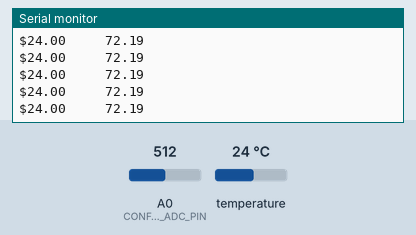
This sketch was run on a simulated Arduino Uno, built with avr-gcc and run on an emulated ATmega328P. On the bench: the last lines printed to the serial monitor. The inputs (shaded band) are chosen by the test bench; at power-on: A0 (CONFIG_THERMISTOR_ADC_PIN) = 512, temperature 24 °C.

Above: at 1.2 s.
1.3 s: A0 (CONFIG_THERMISTOR_ADC_PIN) set to 759
At 2.1 s:
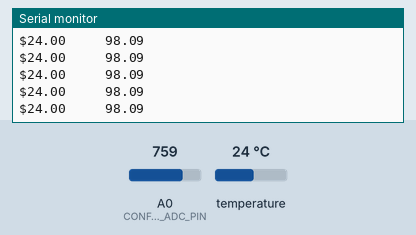
2.8 s: A0 (CONFIG_THERMISTOR_ADC_PIN) set to 785
At 3.5 s:
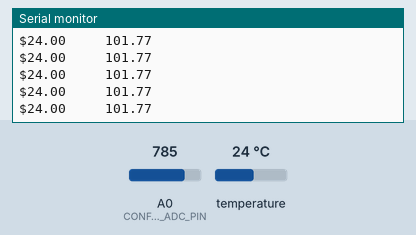
Timing chart, 0 to 5.8 s (numbered marks = the images above; inputs shaded):
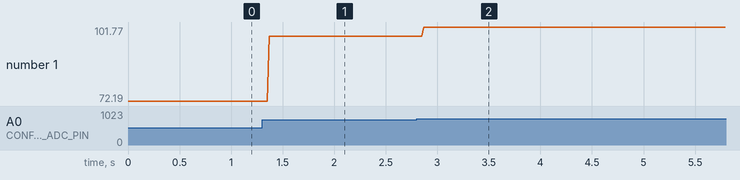

Measured:
- after the input at 1.3 s, the serial monitor: prints a new line after 0.07 s (image 1)
- after the input at 2.8 s, the serial monitor: prints a new line after 0.07 s (image 2)
- plotted number 1: 72.19 → 98.09 after the input at 1.3 s, 98.09 → 101.7 after the input at 2.8 s

The sketch:

FT.ino
```cpp
#include <Adafruit_MPL3115A2.h>
#include <Arduino.h>
#include <math.h>

Adafruit_MPL3115A2 baro;

// configurar el pin utilizado para la medicion de voltaje del divisor resistivo del NTC
#define CONFIG_THERMISTOR_ADC_PIN A0

// configurar el valor de la resistencia que va en serie con el termistor NTC en ohms
#define CONFIG_THERMISTOR_RESISTOR 9900l

/**
 * @brief Obtiene la resistencia del termistor resolviendo el divisor resistivo.
 *
 * @param adcval Valor medido por el convertidor analógico a digital.
 * @return int32_t Resistencia electrica del termistor.
 */
int32_t thermistor_get_resistance(uint16_t adcval)
{
  // calculamos la resistencia del NTC a partir del valor del ADC
  return (CONFIG_THERMISTOR_RESISTOR * ((1023.0 / adcval) - 1));
}

/**
 * @brief Obtiene la temperatura en grados centigrados a partir de la resistencia
 * actual del componente.
 *
 * @param resistance Resistencia actual del termistor.
 * @return float Temperatura en grados centigrados.
 */
float thermistor_get_temperature(int32_t resistance)
{
  // variable de almacenamiento temporal, evita realizar varias veces el calculo de log
  float temp;
  // calculamos logaritmo natural, se almacena en variable para varios calculos
  temp = log(resistance);
  // resolvemos la ecuacion de STEINHART-HART
  // http://en.wikipedia.org/wiki/Steinhart–Hart_equation
  temp = 1 / (0.001129148 + (0.000234125 * temp) + (0.0000000876741 * temp * temp * temp));
  // convertir el resultado de kelvin a centigrados y retornar
  return temp - 273.15;
}

void setup() {
  // preparar serial
  Serial.begin(9600);
  while(!Serial);
  //erial.println("Adafruit_MPL3115A2 and NTC thermistor test!");

  if (!baro.begin()) {
    //Serial.println("Could not find MPL3115A2 sensor. Check wiring.");
    while(1);
  }

  // use to set sea level pressure for current location
  // this is needed for accurate altitude measurement
  // STD SLP = 1013.26 hPa
  baro.setSeaPressure(1013.26);
}

void loop() {
  float temperature_mpl = baro.getTemperature();

  // variable para almacenar la temperatura y resistencia
  float temperatura_ntc;
  uint32_t resistencia_ntc;
  // calcular la resistencia electrica del termistor usando la lectura del ADC
  resistencia_ntc = thermistor_get_resistance(analogRead(CONFIG_THERMISTOR_ADC_PIN));
  // luego calcular la temperatura segun dicha resistencia
  temperatura_ntc = thermistor_get_temperature(resistencia_ntc);
  // imprimir resistencia y temperatura al monitor serial
  temperatura_ntc=20.97+25.94+temperatura_ntc;
  Serial.print("$");
  Serial.print(temperature_mpl,2);
  Serial.print("     ");//5 espacios
  Serial.println(temperatura_ntc,2);
  delay(10);
}
```
